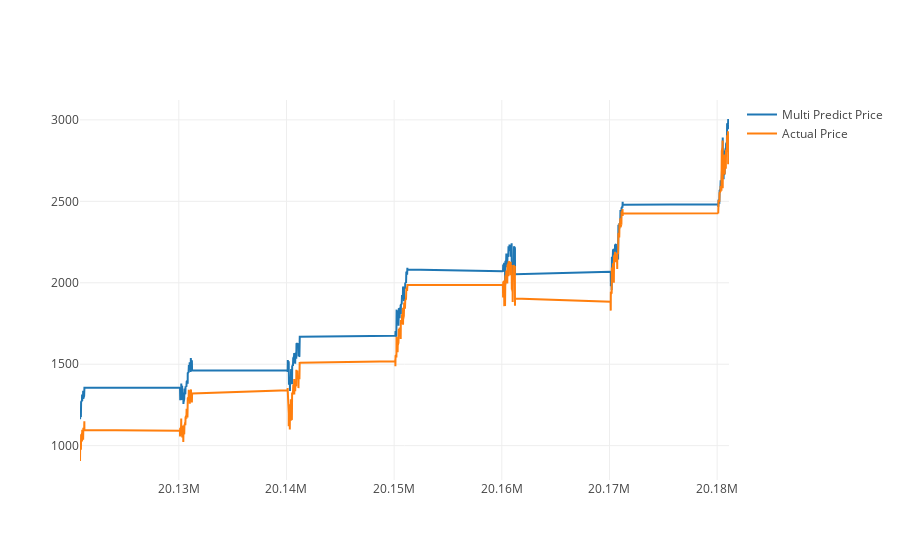

Write notebook code for a chart like this one.
### Code cell
predictDates = data.tail(len(inv_y)).index
actual_chart = go.Scatter(x=predictDates, y=inv_y[:,0], name= 'Actual Price')
multi_predict_chart = go.Scatter(x=predictDates, y=inv_yhat[:,0], name= 'Multi Predict Price')
py.iplot([multi_predict_chart, actual_chart])

### Figure 1 — Plotly figure (JSON) as saved in the notebook; plotly's stock layout.template omitted (floating-point values rounded to 4 significant figures; data arrays with more than 128 entries replaced by an {"elided": "..."} marker saying what was removed)
{"data": [{"name": "Multi Predict Price", "type": "scatter", "uid": "f80a85a3-e9a2-455a-b7ac-4bbc3c63dfcd", "x": {"elided": "1563 int values"}, "y": {"elided": "1563 float values"}}, {"name": "Actual Price", "type": "scatter", "uid": "48c0e9f2-beee-4479-a275-438bd2b01396", "x": {"elided": "1563 int values"}, "y": {"elided": "1563 float values"}}], "layout": {}}
